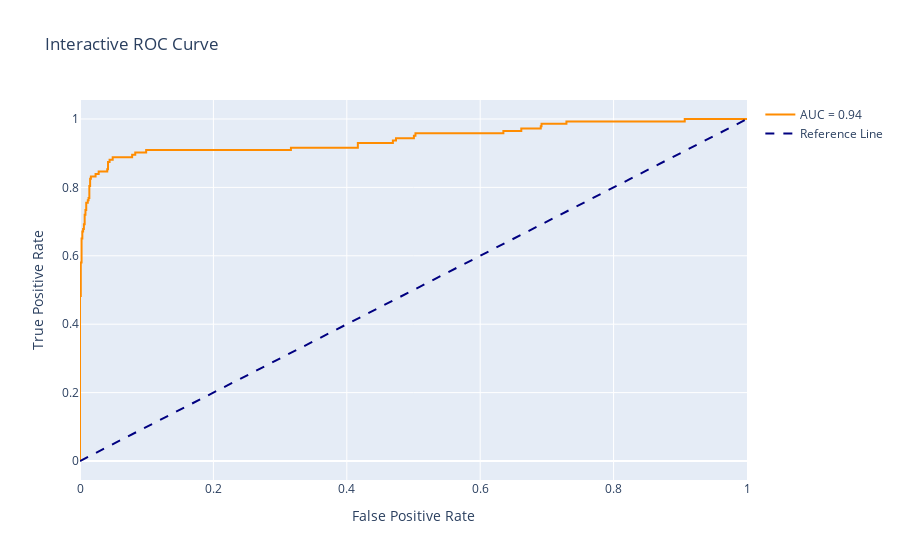

Notebook code cell kept with this figure:
### Code cell
trace = go.Scatter(x=fpr, y=tpr, mode='lines', name='AUC = %0.2f' % auc,
                   line=dict(color='darkorange', width=2))
reference_line = go.Scatter(x=[0,1], y=[0,1], mode='lines', name='Reference Line',
                            line=dict(color='navy', width=2, dash='dash'))
fig = go.Figure(data=[trace, reference_line])
fig.update_layout(title='Interactive ROC Curve',
                  xaxis_title='False Positive Rate',
                  yaxis_title='True Positive Rate')
fig.show()

### Figure 1 — Plotly figure (JSON) as saved in the notebook; plotly's stock layout.template omitted (floating-point values rounded to 4 significant figures)
{"data": [{"line": {"color": "darkorange", "width": 2}, "mode": "lines", "name": "AUC = 0.94", "type": "scatter", "x": [0, 0, 0, 0.001167, 0.001167, 0.002334, 0.002334, 0.003501, 0.003501, 0.004667, 0.004667, 0.005834, 0.005834, 0.007001, 0.007001, 0.008168, 0.008168, 0.009335, 0.009335, 0.01167, 0.01167, 0.01284, 0.01284, 0.014, 0.014, 0.01517, 0.01517, 0.01634, 0.01634, 0.02334, 0.02334, 0.028, 0.028, 0.04084, 0.04084, 0.04201, 0.04201, 0.04434, 0.04434, 0.04901, 0.04901, 0.07818, 0.07818, 0.08285, 0.08285, 0.09918, 0.09918, 0.3162, 0.3162, 0.4166, 0.4166, 0.4691, 0.4691, 0.4737, 0.4737, 0.5006, 0.5006, 0.5029, 0.5029, 0.6348, 0.6348, 0.6616, 0.6616, 0.6908, 0.6908, 0.6919, 0.6919, 0.7293, 0.7293, 0.9067, 0.9067, 1], "y": [0, 0.006993, 0.4825, 0.4825, 0.5804, 0.5804, 0.6503, 0.6503, 0.6713, 0.6713, 0.6783, 0.6783, 0.6923, 0.6923, 0.7203, 0.7203, 0.7343, 0.7343, 0.7552, 0.7552, 0.7622, 0.7622, 0.7692, 0.7692, 0.8042, 0.8042, 0.8252, 0.8252, 0.8322, 0.8322, 0.8392, 0.8392, 0.8462, 0.8462, 0.8531, 0.8531, 0.8741, 0.8741, 0.8811, 0.8811, 0.8881, 0.8881, 0.8951, 0.8951, 0.9021, 0.9021, 0.9091, 0.9091, 0.9161, 0.9161, 0.9301, 0.9301, 0.9371, 0.9371, 0.9441, 0.9441, 0.951, 0.951, 0.958, 0.958, 0.965, 0.965, 0.972, 0.972, 0.979, 0.979, 0.986, 0.986, 0.993, 0.993, 1, 1]}, {"line": {"color": "navy", "dash": "dash", "width": 2}, "mode": "lines", "name": "Reference Line", "type": "scatter", "x": [0, 1], "y": [0, 1]}], "layout": {"title": {"text": "Interactive ROC Curve"}, "xaxis": {"title": {"text": "False Positive Rate"}}, "yaxis": {"title": {"text": "True Positive Rate"}}}}
